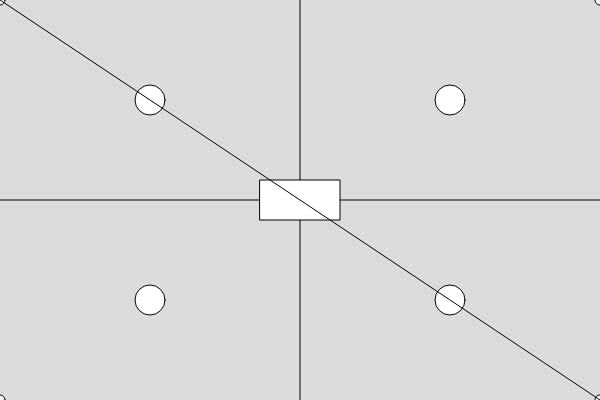
Frame 1 (no input)
Frame 60 (no input): identical to frame 1, image omitted
Frame 120 (the mouse pressed at the canvas centre since frame 60): identical to frame 1, image omitted

The p5.js sketch that drew this single still picture (run headless with seeded random() and noise() and a simulated clock; from frame 60 on, the mouse is pressed at the canvas centre):

// p5.js sketch
// ── sketch.js

function setup() {
  createCanvas(600, 400);
}

function draw() {
  background(220);
  
  line(width/2,0,width/2,height);
  line(0,height/2,width,height/2);
  
  point(0,0);
  point(width,0);
  point(0,height);
  point(width,height);
  point(width/2,height/2);

  circle(0,0,10);
  circle(width,0,10);
  circle(0,height,10);
  circle(width,height,10);

  rect(width/2-40,height/2-20,80,40);

  circle(width/4,height/4,30);
  circle(3*width/4,height/4,30);
  circle(width/4,3*height/4,30);
  circle(3*width/4,3*height/4,30);

  line(0,0,width,height);
}
